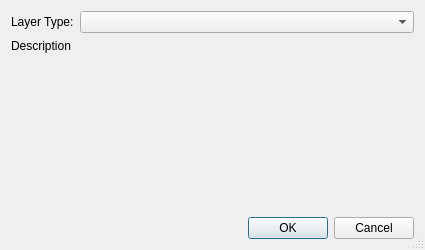
<?xml version="1.0" encoding="UTF-8"?>
<ui version="4.0">
 <class>AddNewLayerDialog</class>
 <widget class="QDialog" name="AddNewLayerDialog">
  <property name="windowModality">
   <enum>Qt::WindowModal</enum>
  </property>
  <property name="geometry">
   <rect>
    <x>0</x>
    <y>0</y>
    <width>425</width>
    <height>250</height>
   </rect>
  </property>
  <property name="windowTitle">
   <string>Add New Layer</string>
  </property>
  <property name="windowIcon">
   <iconset resource="../qt-resources/qt_resources.qrc">
    <normaloff>:/gnome_gtk_edit_16.png</normaloff>:/gnome_gtk_edit_16.png</iconset>
  </property>
  <property name="sizeGripEnabled">
   <bool>true</bool>
  </property>
  <layout class="QVBoxLayout" name="verticalLayout">
   <item>
    <layout class="QHBoxLayout" name="horizontalLayout">
     <item>
      <widget class="QLabel" name="layer_type_label">
       <property name="text">
        <string>Layer Type:</string>
       </property>
      </widget>
     </item>
     <item>
      <widget class="QComboBox" name="layer_type_combobox">
       <property name="sizePolicy">
        <sizepolicy hsizetype="Expanding" vsizetype="Fixed">
         <horstretch>0</horstretch>
         <verstretch>0</verstretch>
        </sizepolicy>
       </property>
      </widget>
     </item>
    </layout>
   </item>
   <item>
    <widget class="QLabel" name="layer_description_label">
     <property name="sizePolicy">
      <sizepolicy hsizetype="Preferred" vsizetype="Expanding">
       <horstretch>0</horstretch>
       <verstretch>0</verstretch>
      </sizepolicy>
     </property>
     <property name="text">
      <string>Description</string>
     </property>
     <property name="alignment">
      <set>Qt::AlignLeading|Qt::AlignLeft|Qt::AlignTop</set>
     </property>
     <property name="wordWrap">
      <bool>true</bool>
     </property>
    </widget>
   </item>
   <item>
    <widget class="QDialogButtonBox" name="main_buttonbox">
     <property name="standardButtons">
      <set>QDialogButtonBox::Cancel|QDialogButtonBox::Ok</set>
     </property>
    </widget>
   </item>
  </layout>
 </widget>
 <resources>
  <include location="../qt-resources/qt_resources.qrc"/>
 </resources>
 <connections/>
</ui>
